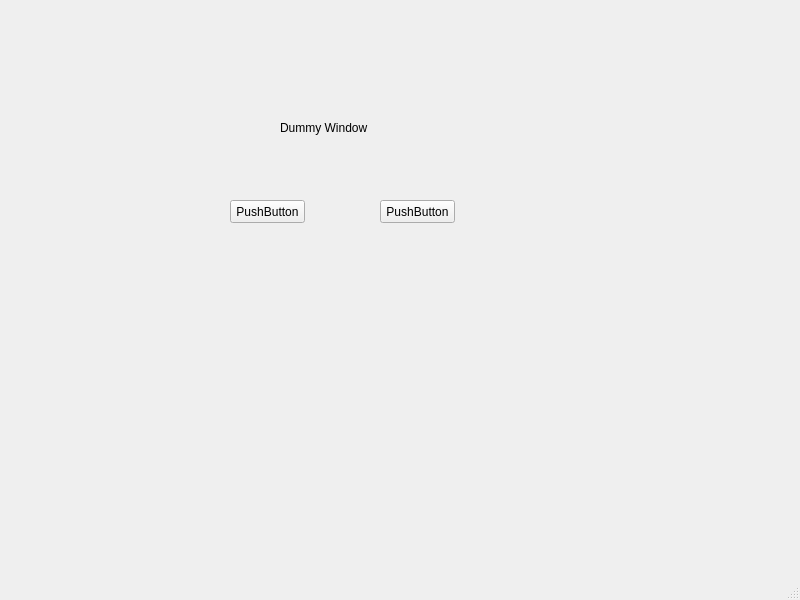
<?xml version="1.0" encoding="UTF-8"?>
<ui version="4.0">
 <class>MainWindow</class>
 <widget class="QMainWindow" name="MainWindow">
  <property name="geometry">
   <rect>
    <x>0</x>
    <y>0</y>
    <width>800</width>
    <height>600</height>
   </rect>
  </property>
  <property name="windowTitle">
   <string>MainWindow</string>
  </property>
  <widget class="QWidget" name="centralwidget">
   <widget class="QLabel" name="label">
    <property name="geometry">
     <rect>
      <x>280</x>
      <y>120</y>
      <width>241</width>
      <height>16</height>
     </rect>
    </property>
    <property name="text">
     <string>Dummy Window</string>
    </property>
   </widget>
   <widget class="QPushButton" name="btn1">
    <property name="geometry">
     <rect>
      <x>230</x>
      <y>200</y>
      <width>75</width>
      <height>23</height>
     </rect>
    </property>
    <property name="text">
     <string>PushButton</string>
    </property>
   </widget>
   <widget class="QPushButton" name="btn2">
    <property name="geometry">
     <rect>
      <x>380</x>
      <y>200</y>
      <width>75</width>
      <height>23</height>
     </rect>
    </property>
    <property name="text">
     <string>PushButton</string>
    </property>
   </widget>
  </widget>
  <widget class="QMenuBar" name="menubar">
   <property name="geometry">
    <rect>
     <x>0</x>
     <y>0</y>
     <width>800</width>
     <height>21</height>
    </rect>
   </property>
  </widget>
  <widget class="QStatusBar" name="statusbar"/>
 </widget>
 <resources/>
 <connections/>
</ui>
